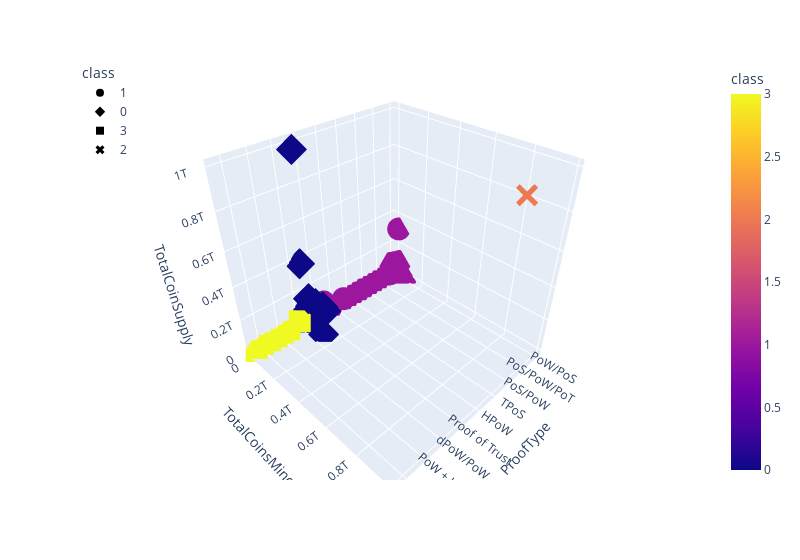

The notebook cell saved with this chart:
### Code cell
# 3D-scatter for clusters
fig = px.scatter_3d(
    clustered_df,
    x="ProofType",
    y="TotalCoinsMined",
    z="TotalCoinSupply",
    color="class",
    symbol="class",
    hover_name="CoinName",
    hover_data=["Algorithm"],
    width=800,
)
fig.update_layout(legend=dict(x=0, y=1))
fig.show()

### Figure 1 — Plotly figure (JSON) as saved in the notebook; plotly's stock layout.template omitted (floating-point values rounded to 4 significant figures; data arrays with more than 128 entries replaced by an {"elided": "..."} marker saying what was removed)
{"data": [{"customdata": {"elided": "286x1 str values"}, "hovertemplate": "<b>%{hovertext}</b><br><br>class=%{marker.color}<br>ProofType=%{x}<br>TotalCoinsMined=%{y}<br>TotalCoinSupply=%{z}<br>Algorithm=%{customdata[0]}<extra></extra>", "hovertext": {"elided": "286 str values"}, "legendgroup": "1", "marker": {"color": {"elided": "286 int values"}, "coloraxis": "coloraxis", "symbol": "circle"}, "mode": "markers", "name": "1", "scene": "scene", "showlegend": true, "type": "scatter3d", "x": {"elided": "286 str values"}, "y": {"elided": "286 float values"}, "z": {"elided": "286 str values"}}, {"customdata": {"elided": "239x1 str values"}, "hovertemplate": "<b>%{hovertext}</b><br><br>class=%{marker.color}<br>ProofType=%{x}<br>TotalCoinsMined=%{y}<br>TotalCoinSupply=%{z}<br>Algorithm=%{customdata[0]}<extra></extra>", "hovertext": {"elided": "239 str values"}, "legendgroup": "0", "marker": {"color": {"elided": "239 int values"}, "coloraxis": "coloraxis", "symbol": "diamond"}, "mode": "markers", "name": "0", "scene": "scene", "showlegend": true, "type": "scatter3d", "x": {"elided": "239 str values"}, "y": {"elided": "239 float values"}, "z": {"elided": "239 str values"}}, {"customdata": [["VeChainThor Authority"], ["Proof-of-BibleHash"], ["SHA-256 + Hive"], ["Proof-of-Authority"], ["ECC 256K1"], ["SHA3-256"], ["Leased POS"]], "hovertemplate": "<b>%{hovertext}</b><br><br>class=%{marker.color}<br>ProofType=%{x}<br>TotalCoinsMined=%{y}<br>TotalCoinSupply=%{z}<br>Algorithm=%{customdata[0]}<extra></extra>", "hovertext": ["Vechain", "BiblePay", "LitecoinCash", "Poa Network", "Acute Angle Cloud", "Fiii", "Waves"], "legendgroup": "3", "marker": {"color": [3, 3, 3, 3, 3, 3, 3], "coloraxis": "coloraxis", "symbol": "square"}, "mode": "markers", "name": "3", "scene": "scene", "showlegend": true, "type": "scatter3d", "x": ["Proof of Authority", "POBh", "PoW + Hive", "PoA", "DPOS", "DPoC", "LPoS"], "y": [55454734800, 1772000000.0, 638400000.0, 204479039, 1000000000, -5918000000.0, 100000000], "z": ["86712634466", "5200000000", "840000000", "252460800", "1000000000", "5000000000", "100000000"]}, {"customdata": [["TRC10"]], "hovertemplate": "<b>%{hovertext}</b><br><br>class=%{marker.color}<br>ProofType=%{x}<br>TotalCoinsMined=%{y}<br>TotalCoinSupply=%{z}<br>Algorithm=%{customdata[0]}<extra></extra>", "hovertext": ["BitTorrent"], "legendgroup": "2", "marker": {"color": [2], "coloraxis": "coloraxis", "symbol": "x"}, "mode": "markers", "name": "2", "scene": "scene", "showlegend": true, "type": "scatter3d", "x": ["DPoS"], "y": [990000000000.0], "z": ["990000000000"]}], "layout": {"coloraxis": {"colorbar": {"title": {"text": "class"}}, "colorscale": [[0, "#0d0887"], [0.1111, "#46039f"], [0.2222, "#7201a8"], [0.3333, "#9c179e"], [0.4444, "#bd3786"], [0.5556, "#d8576b"], [0.6667, "#ed7953"], [0.7778, "#fb9f3a"], [0.8889, "#fdca26"], [1, "#f0f921"]]}, "legend": {"title": {"text": "class"}, "tracegroupgap": 0, "x": 0, "y": 1}, "margin": {"t": 60}, "scene": {"domain": {"x": [0, 1], "y": [0, 1]}, "xaxis": {"title": {"text": "ProofType"}}, "yaxis": {"title": {"text": "TotalCoinsMined"}}, "zaxis": {"title": {"text": "TotalCoinSupply"}}}, "width": 800}}
